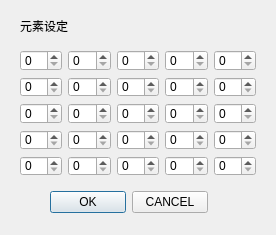
<?xml version="1.0" encoding="UTF-8"?>
<ui version="4.0">
 <class>elementDialog</class>
 <widget class="QDialog" name="elementDialog">
  <property name="geometry">
   <rect>
    <x>0</x>
    <y>0</y>
    <width>276</width>
    <height>235</height>
   </rect>
  </property>
  <property name="windowTitle">
   <string>Dialog</string>
  </property>
  <widget class="QLabel" name="label">
   <property name="geometry">
    <rect>
     <x>20</x>
     <y>20</y>
     <width>54</width>
     <height>12</height>
    </rect>
   </property>
   <property name="text">
    <string>元素设定</string>
   </property>
  </widget>
  <widget class="QWidget" name="layoutWidget">
   <property name="geometry">
    <rect>
     <x>20</x>
     <y>50</y>
     <width>236</width>
     <height>126</height>
    </rect>
   </property>
   <layout class="QGridLayout" name="gridLayout">
    <item row="0" column="0">
     <widget class="QSpinBox" name="spinBox_0">
      <property name="maximum">
       <number>1</number>
      </property>
     </widget>
    </item>
    <item row="0" column="1">
     <widget class="QSpinBox" name="spinBox_1">
      <property name="maximum">
       <number>1</number>
      </property>
     </widget>
    </item>
    <item row="0" column="2">
     <widget class="QSpinBox" name="spinBox_2">
      <property name="maximum">
       <number>1</number>
      </property>
     </widget>
    </item>
    <item row="0" column="3">
     <widget class="QSpinBox" name="spinBox_3">
      <property name="maximum">
       <number>1</number>
      </property>
     </widget>
    </item>
    <item row="0" column="4">
     <widget class="QSpinBox" name="spinBox_4">
      <property name="maximum">
       <number>1</number>
      </property>
     </widget>
    </item>
    <item row="1" column="0">
     <widget class="QSpinBox" name="spinBox_5">
      <property name="maximum">
       <number>1</number>
      </property>
     </widget>
    </item>
    <item row="1" column="1">
     <widget class="QSpinBox" name="spinBox_6">
      <property name="maximum">
       <number>1</number>
      </property>
     </widget>
    </item>
    <item row="1" column="2">
     <widget class="QSpinBox" name="spinBox_7">
      <property name="maximum">
       <number>1</number>
      </property>
     </widget>
    </item>
    <item row="1" column="3">
     <widget class="QSpinBox" name="spinBox_8">
      <property name="maximum">
       <number>1</number>
      </property>
     </widget>
    </item>
    <item row="1" column="4">
     <widget class="QSpinBox" name="spinBox_9">
      <property name="maximum">
       <number>1</number>
      </property>
     </widget>
    </item>
    <item row="2" column="0">
     <widget class="QSpinBox" name="spinBox_10">
      <property name="maximum">
       <number>1</number>
      </property>
     </widget>
    </item>
    <item row="2" column="1">
     <widget class="QSpinBox" name="spinBox_11">
      <property name="maximum">
       <number>1</number>
      </property>
     </widget>
    </item>
    <item row="2" column="2">
     <widget class="QSpinBox" name="spinBox_12">
      <property name="maximum">
       <number>1</number>
      </property>
     </widget>
    </item>
    <item row="2" column="3">
     <widget class="QSpinBox" name="spinBox_13">
      <property name="maximum">
       <number>1</number>
      </property>
     </widget>
    </item>
    <item row="2" column="4">
     <widget class="QSpinBox" name="spinBox_14">
      <property name="maximum">
       <number>1</number>
      </property>
     </widget>
    </item>
    <item row="3" column="0">
     <widget class="QSpinBox" name="spinBox_15">
      <property name="maximum">
       <number>1</number>
      </property>
     </widget>
    </item>
    <item row="3" column="1">
     <widget class="QSpinBox" name="spinBox_16">
      <property name="maximum">
       <number>1</number>
      </property>
     </widget>
    </item>
    <item row="3" column="2">
     <widget class="QSpinBox" name="spinBox_17">
      <property name="maximum">
       <number>1</number>
      </property>
     </widget>
    </item>
    <item row="3" column="3">
     <widget class="QSpinBox" name="spinBox_18">
      <property name="maximum">
       <number>1</number>
      </property>
     </widget>
    </item>
    <item row="3" column="4">
     <widget class="QSpinBox" name="spinBox_19">
      <property name="maximum">
       <number>1</number>
      </property>
     </widget>
    </item>
    <item row="4" column="0">
     <widget class="QSpinBox" name="spinBox_20">
      <property name="maximum">
       <number>1</number>
      </property>
     </widget>
    </item>
    <item row="4" column="1">
     <widget class="QSpinBox" name="spinBox_21">
      <property name="maximum">
       <number>1</number>
      </property>
     </widget>
    </item>
    <item row="4" column="2">
     <widget class="QSpinBox" name="spinBox_22">
      <property name="maximum">
       <number>1</number>
      </property>
     </widget>
    </item>
    <item row="4" column="3">
     <widget class="QSpinBox" name="spinBox_23">
      <property name="maximum">
       <number>1</number>
      </property>
     </widget>
    </item>
    <item row="4" column="4">
     <widget class="QSpinBox" name="spinBox_24">
      <property name="maximum">
       <number>1</number>
      </property>
     </widget>
    </item>
   </layout>
  </widget>
  <widget class="QWidget" name="">
   <property name="geometry">
    <rect>
     <x>50</x>
     <y>190</y>
     <width>158</width>
     <height>25</height>
    </rect>
   </property>
   <layout class="QGridLayout" name="gridLayout_2">
    <item row="0" column="0">
     <widget class="QPushButton" name="okButton">
      <property name="text">
       <string>OK</string>
      </property>
     </widget>
    </item>
    <item row="0" column="1">
     <widget class="QPushButton" name="cancelButton">
      <property name="text">
       <string>CANCEL</string>
      </property>
     </widget>
    </item>
   </layout>
  </widget>
 </widget>
 <resources/>
 <connections/>
</ui>
